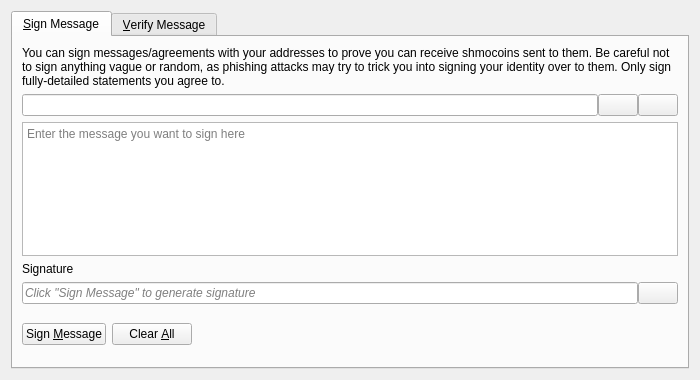
<?xml version="1.0" encoding="UTF-8"?>
<ui version="4.0">
 <class>SignVerifyMessageDialog</class>
 <widget class="QDialog" name="SignVerifyMessageDialog">
  <property name="geometry">
   <rect>
    <x>0</x>
    <y>0</y>
    <width>700</width>
    <height>380</height>
   </rect>
  </property>
  <property name="windowTitle">
   <string>Signatures - Sign / Verify a Message</string>
  </property>
  <property name="modal">
   <bool>true</bool>
  </property>
  <layout class="QVBoxLayout" name="verticalLayout">
   <item>
    <widget class="QTabWidget" name="tabWidget">
     <property name="currentIndex">
      <number>0</number>
     </property>
     <widget class="QWidget" name="tabSignMessage">
      <attribute name="title">
       <string>&amp;Sign Message</string>
      </attribute>
      <layout class="QVBoxLayout" name="verticalLayout_SM">
       <item>
        <widget class="QLabel" name="infoLabel_SM">
         <property name="text">
          <string>You can sign messages/agreements with your addresses to prove you can receive shmocoins sent to them. Be careful not to sign anything vague or random, as phishing attacks may try to trick you into signing your identity over to them. Only sign fully-detailed statements you agree to.</string>
         </property>
         <property name="textFormat">
          <enum>Qt::PlainText</enum>
         </property>
         <property name="wordWrap">
          <bool>true</bool>
         </property>
        </widget>
       </item>
       <item>
        <layout class="QHBoxLayout" name="horizontalLayout_1_SM">
         <property name="spacing">
          <number>0</number>
         </property>
         <item>
          <widget class="QValidatedLineEdit" name="addressIn_SM">
           <property name="toolTip">
            <string>The ShmoCoin address to sign the message with</string>
           </property>
          </widget>
         </item>
         <item>
          <widget class="QPushButton" name="addressBookButton_SM">
           <property name="toolTip">
            <string>Choose previously used address</string>
           </property>
           <property name="text">
            <string/>
           </property>
           <property name="icon">
            <iconset resource="../bitcoin.qrc">
             <normaloff>:/icons/address-book</normaloff>:/icons/address-book</iconset>
           </property>
           <property name="shortcut">
            <string>Alt+A</string>
           </property>
           <property name="autoDefault">
            <bool>false</bool>
           </property>
          </widget>
         </item>
         <item>
          <widget class="QPushButton" name="pasteButton_SM">
           <property name="toolTip">
            <string>Paste address from clipboard</string>
           </property>
           <property name="text">
            <string/>
           </property>
           <property name="icon">
            <iconset resource="../bitcoin.qrc">
             <normaloff>:/icons/editpaste</normaloff>:/icons/editpaste</iconset>
           </property>
           <property name="shortcut">
            <string>Alt+P</string>
           </property>
           <property name="autoDefault">
            <bool>false</bool>
           </property>
          </widget>
         </item>
        </layout>
       </item>
       <item>
        <widget class="QPlainTextEdit" name="messageIn_SM">
         <property name="toolTip">
          <string>Enter the message you want to sign here</string>
         </property>
         <property name="placeholderText">
          <string>Enter the message you want to sign here</string>
         </property>
        </widget>
       </item>
       <item>
        <widget class="QLabel" name="signatureLabel_SM">
         <property name="text">
          <string>Signature</string>
         </property>
         <property name="textFormat">
          <enum>Qt::PlainText</enum>
         </property>
        </widget>
       </item>
       <item>
        <layout class="QHBoxLayout" name="horizontalLayout_2_SM">
         <property name="spacing">
          <number>0</number>
         </property>
         <item>
          <widget class="QLineEdit" name="signatureOut_SM">
           <property name="placeholderText">
            <string>Click "Sign Message" to generate signature</string>
           </property>
           <property name="font">
            <font>
             <italic>true</italic>
            </font>
           </property>
           <property name="readOnly">
            <bool>true</bool>
           </property>
          </widget>
         </item>
         <item>
          <widget class="QPushButton" name="copySignatureButton_SM">
           <property name="toolTip">
            <string>Copy the current signature to the system clipboard</string>
           </property>
           <property name="text">
            <string/>
           </property>
           <property name="icon">
            <iconset resource="../bitcoin.qrc">
             <normaloff>:/icons/editcopy</normaloff>:/icons/editcopy</iconset>
           </property>
           <property name="autoDefault">
            <bool>false</bool>
           </property>
          </widget>
         </item>
        </layout>
       </item>
       <item>
        <layout class="QHBoxLayout" name="horizontalLayout_3_SM">
         <item>
          <widget class="QPushButton" name="signMessageButton_SM">
           <property name="toolTip">
            <string>Sign the message to prove you own this ShmoCoin address</string>
           </property>
           <property name="text">
            <string>Sign &amp;Message</string>
           </property>
           <property name="icon">
            <iconset resource="../bitcoin.qrc">
             <normaloff>:/icons/edit</normaloff>:/icons/edit</iconset>
           </property>
           <property name="autoDefault">
            <bool>false</bool>
           </property>
          </widget>
         </item>
         <item>
          <widget class="QPushButton" name="clearButton_SM">
           <property name="toolTip">
            <string>Reset all sign message fields</string>
           </property>
           <property name="text">
            <string>Clear &amp;All</string>
           </property>
           <property name="icon">
            <iconset resource="../bitcoin.qrc">
             <normaloff>:/icons/remove</normaloff>:/icons/remove</iconset>
           </property>
           <property name="autoDefault">
            <bool>false</bool>
           </property>
          </widget>
         </item>
         <item>
          <spacer name="horizontalSpacer_1_SM">
           <property name="orientation">
            <enum>Qt::Horizontal</enum>
           </property>
           <property name="sizeHint" stdset="0">
            <size>
             <width>40</width>
             <height>48</height>
            </size>
           </property>
          </spacer>
         </item>
         <item>
          <widget class="QLabel" name="statusLabel_SM">
           <property name="font">
            <font>
             <weight>75</weight>
             <bold>true</bold>
            </font>
           </property>
           <property name="text">
            <string/>
           </property>
           <property name="wordWrap">
            <bool>true</bool>
           </property>
          </widget>
         </item>
         <item>
          <spacer name="horizontalSpacer_2_SM">
           <property name="orientation">
            <enum>Qt::Horizontal</enum>
           </property>
           <property name="sizeHint" stdset="0">
            <size>
             <width>40</width>
             <height>48</height>
            </size>
           </property>
          </spacer>
         </item>
        </layout>
       </item>
      </layout>
     </widget>
     <widget class="QWidget" name="tabVerifyMessage">
      <attribute name="title">
       <string>&amp;Verify Message</string>
      </attribute>
      <layout class="QVBoxLayout" name="verticalLayout_VM">
       <item>
        <widget class="QLabel" name="infoLabel_VM">
         <property name="text">
          <string>Enter the receiver's address, message (ensure you copy line breaks, spaces, tabs, etc. exactly) and signature below to verify the message. Be careful not to read more into the signature than what is in the signed message itself, to avoid being tricked by a man-in-the-middle attack. Note that this only proves the signing party receives with the address, it cannot prove sendership of any transaction!</string>
         </property>
         <property name="textFormat">
          <enum>Qt::PlainText</enum>
         </property>
         <property name="alignment">
          <set>Qt::AlignLeading|Qt::AlignLeft|Qt::AlignTop</set>
         </property>
         <property name="wordWrap">
          <bool>true</bool>
         </property>
        </widget>
       </item>
       <item>
        <layout class="QHBoxLayout" name="horizontalLayout_1_VM">
         <property name="spacing">
          <number>0</number>
         </property>
         <item>
          <widget class="QValidatedLineEdit" name="addressIn_VM">
           <property name="toolTip">
            <string>The ShmoCoin address the message was signed with</string>
           </property>
          </widget>
         </item>
         <item>
          <widget class="QPushButton" name="addressBookButton_VM">
           <property name="toolTip">
            <string>Choose previously used address</string>
           </property>
           <property name="text">
            <string/>
           </property>
           <property name="icon">
            <iconset resource="../bitcoin.qrc">
             <normaloff>:/icons/address-book</normaloff>:/icons/address-book</iconset>
           </property>
           <property name="shortcut">
            <string>Alt+A</string>
           </property>
           <property name="autoDefault">
            <bool>false</bool>
           </property>
          </widget>
         </item>
        </layout>
       </item>
       <item>
        <widget class="QPlainTextEdit" name="messageIn_VM">
          <property name="toolTip">
            <string>The signed message to verify</string>
          </property>
          <property name="placeholderText">
            <string>The signed message to verify</string>
          </property>
        </widget>
       </item>
       <item>
        <widget class="QValidatedLineEdit" name="signatureIn_VM">
          <property name="toolTip">
            <string>The signature given when the message was signed</string>
          </property>
          <property name="placeholderText">
            <string>The signature given when the message was signed</string>
          </property>
        </widget>
       </item>
       <item>
        <layout class="QHBoxLayout" name="horizontalLayout_2_VM">
         <item>
          <widget class="QPushButton" name="verifyMessageButton_VM">
           <property name="toolTip">
            <string>Verify the message to ensure it was signed with the specified ShmoCoin address</string>
           </property>
           <property name="text">
            <string>Verify &amp;Message</string>
           </property>
           <property name="icon">
            <iconset resource="../bitcoin.qrc">
             <normaloff>:/icons/transaction_0</normaloff>:/icons/transaction_0</iconset>
           </property>
           <property name="autoDefault">
            <bool>false</bool>
           </property>
          </widget>
         </item>
         <item>
          <widget class="QPushButton" name="clearButton_VM">
           <property name="toolTip">
            <string>Reset all verify message fields</string>
           </property>
           <property name="text">
            <string>Clear &amp;All</string>
           </property>
           <property name="icon">
            <iconset resource="../bitcoin.qrc">
             <normaloff>:/icons/remove</normaloff>:/icons/remove</iconset>
           </property>
           <property name="autoDefault">
            <bool>false</bool>
           </property>
          </widget>
         </item>
         <item>
          <spacer name="horizontalSpacer_1_VM">
           <property name="orientation">
            <enum>Qt::Horizontal</enum>
           </property>
           <property name="sizeHint" stdset="0">
            <size>
             <width>40</width>
             <height>48</height>
            </size>
           </property>
          </spacer>
         </item>
         <item>
          <widget class="QLabel" name="statusLabel_VM">
           <property name="font">
            <font>
             <weight>75</weight>
             <bold>true</bold>
            </font>
           </property>
           <property name="text">
            <string/>
           </property>
           <property name="wordWrap">
            <bool>true</bool>
           </property>
          </widget>
         </item>
         <item>
          <spacer name="horizontalSpacer_2_VM">
           <property name="orientation">
            <enum>Qt::Horizontal</enum>
           </property>
           <property name="sizeHint" stdset="0">
            <size>
             <width>40</width>
             <height>48</height>
            </size>
           </property>
          </spacer>
         </item>
        </layout>
       </item>
      </layout>
     </widget>
    </widget>
   </item>
  </layout>
 </widget>
 <customwidgets>
  <customwidget>
   <class>QValidatedLineEdit</class>
   <extends>QLineEdit</extends>
   <header>qt/qvalidatedlineedit.h</header>
  </customwidget>
 </customwidgets>
 <resources>
  <include location="../bitcoin.qrc"/>
 </resources>
 <connections/>
</ui>
